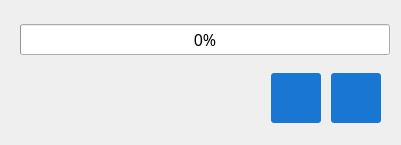
<?xml version="1.0" encoding="UTF-8"?>
<ui version="4.0">
 <class>ProgressDialog</class>
 <widget class="QDialog" name="ProgressDialog">
  <property name="geometry">
   <rect>
    <x>0</x>
    <y>0</y>
    <width>401</width>
    <height>145</height>
   </rect>
  </property>
  <property name="sizePolicy">
   <sizepolicy hsizetype="Fixed" vsizetype="Fixed">
    <horstretch>0</horstretch>
    <verstretch>0</verstretch>
   </sizepolicy>
  </property>
  <property name="minimumSize">
   <size>
    <width>400</width>
    <height>145</height>
   </size>
  </property>
  <property name="font">
   <font>
    <family>Yu Gothic</family>
    <pointsize>14</pointsize>
   </font>
  </property>
  <property name="windowTitle">
   <string>Dialog</string>
  </property>
  <layout class="QVBoxLayout" name="verticalLayout">
   <property name="spacing">
    <number>0</number>
   </property>
   <item>
    <widget class="QFrame" name="frame_2">
     <property name="maximumSize">
      <size>
       <width>16777215</width>
       <height>45</height>
      </size>
     </property>
     <property name="frameShape">
      <enum>QFrame::NoFrame</enum>
     </property>
     <property name="frameShadow">
      <enum>QFrame::Raised</enum>
     </property>
     <layout class="QVBoxLayout" name="verticalLayout_2">
      <property name="topMargin">
       <number>0</number>
      </property>
      <property name="rightMargin">
       <number>0</number>
      </property>
      <property name="bottomMargin">
       <number>0</number>
      </property>
      <item>
       <widget class="QProgressBar" name="progressBar">
        <property name="font">
         <font>
          <pointsize>12</pointsize>
         </font>
        </property>
        <property name="styleSheet">
         <string notr="true"/>
        </property>
        <property name="value">
         <number>0</number>
        </property>
       </widget>
      </item>
     </layout>
    </widget>
   </item>
   <item>
    <widget class="QFrame" name="frame">
     <property name="maximumSize">
      <size>
       <width>16777215</width>
       <height>60</height>
      </size>
     </property>
     <property name="frameShape">
      <enum>QFrame::NoFrame</enum>
     </property>
     <property name="frameShadow">
      <enum>QFrame::Raised</enum>
     </property>
     <layout class="QHBoxLayout" name="horizontalLayout">
      <property name="spacing">
       <number>10</number>
      </property>
      <property name="topMargin">
       <number>0</number>
      </property>
      <property name="bottomMargin">
       <number>0</number>
      </property>
      <item>
       <spacer name="horizontalSpacer">
        <property name="orientation">
         <enum>Qt::Horizontal</enum>
        </property>
        <property name="sizeHint" stdset="0">
         <size>
          <width>40</width>
          <height>20</height>
         </size>
        </property>
       </spacer>
      </item>
      <item>
       <widget class="CustomPushButton" name="ProcessButton">
        <property name="enabled">
         <bool>true</bool>
        </property>
        <property name="sizePolicy">
         <sizepolicy hsizetype="Fixed" vsizetype="Fixed">
          <horstretch>0</horstretch>
          <verstretch>0</verstretch>
         </sizepolicy>
        </property>
        <property name="minimumSize">
         <size>
          <width>50</width>
          <height>50</height>
         </size>
        </property>
        <property name="cursor">
         <cursorShape>PointingHandCursor</cursorShape>
        </property>
        <property name="toolTip">
         <string>Pause/Restart</string>
        </property>
        <property name="styleSheet">
         <string notr="true">QPushButton
{
	background-color:#1976D2;
	border-width:1px;
	border-radius:3px;
	color:white;
}
QPushButton:hover
{
	background-color:#176CBF;
	border-width:1px;
	border-radius:3px;
	color:white;
}
QPushButton:pressed
{
	background-color:#1565B3;
	border-width:1px;
	border-radius:3px;
	color:white;
}</string>
        </property>
        <property name="text">
         <string/>
        </property>
        <property name="icon">
         <iconset resource="../../../rc.qrc">
          <normaloff>:/uiIcon/src/ui/resource/icon/ic_pause_white_24dp.png</normaloff>
          <normalon>:/uiIcon/src/ui/resource/icon/ic_play_arrow_white_24dp.png</normalon>:/uiIcon/src/ui/resource/icon/ic_pause_white_24dp.png</iconset>
        </property>
        <property name="iconSize">
         <size>
          <width>24</width>
          <height>24</height>
         </size>
        </property>
        <property name="checkable">
         <bool>true</bool>
        </property>
        <property name="checked">
         <bool>false</bool>
        </property>
        <property name="flat">
         <bool>true</bool>
        </property>
       </widget>
      </item>
      <item>
       <widget class="CustomPushButton" name="ResetButton">
        <property name="sizePolicy">
         <sizepolicy hsizetype="Fixed" vsizetype="Fixed">
          <horstretch>0</horstretch>
          <verstretch>0</verstretch>
         </sizepolicy>
        </property>
        <property name="minimumSize">
         <size>
          <width>50</width>
          <height>50</height>
         </size>
        </property>
        <property name="cursor">
         <cursorShape>PointingHandCursor</cursorShape>
        </property>
        <property name="toolTip">
         <string>Reset</string>
        </property>
        <property name="styleSheet">
         <string notr="true">QPushButton
{
	background-color:#1976D2;
	border-width:1px;
	border-radius:3px;
	color:white;
}
QPushButton:hover
{
	background-color:#176CBF;
	border-width:1px;
	border-radius:3px;
	color:white;
}
QPushButton:pressed
{
	background-color:#1565B3;
	border-width:1px;
	border-radius:3px;
	color:white;
}</string>
        </property>
        <property name="text">
         <string/>
        </property>
        <property name="icon">
         <iconset resource="../../../rc.qrc">
          <normaloff>:/uiIcon/src/ui/resource/icon/ic_stop_white_24dp.png</normaloff>:/uiIcon/src/ui/resource/icon/ic_stop_white_24dp.png</iconset>
        </property>
        <property name="iconSize">
         <size>
          <width>24</width>
          <height>24</height>
         </size>
        </property>
        <property name="flat">
         <bool>true</bool>
        </property>
       </widget>
      </item>
     </layout>
    </widget>
   </item>
  </layout>
 </widget>
 <customwidgets>
  <customwidget>
   <class>CustomPushButton</class>
   <extends>QPushButton</extends>
   <header>ui/widgets/customPushButton.h</header>
  </customwidget>
 </customwidgets>
 <resources>
  <include location="../../../rc.qrc"/>
 </resources>
 <connections/>
</ui>
